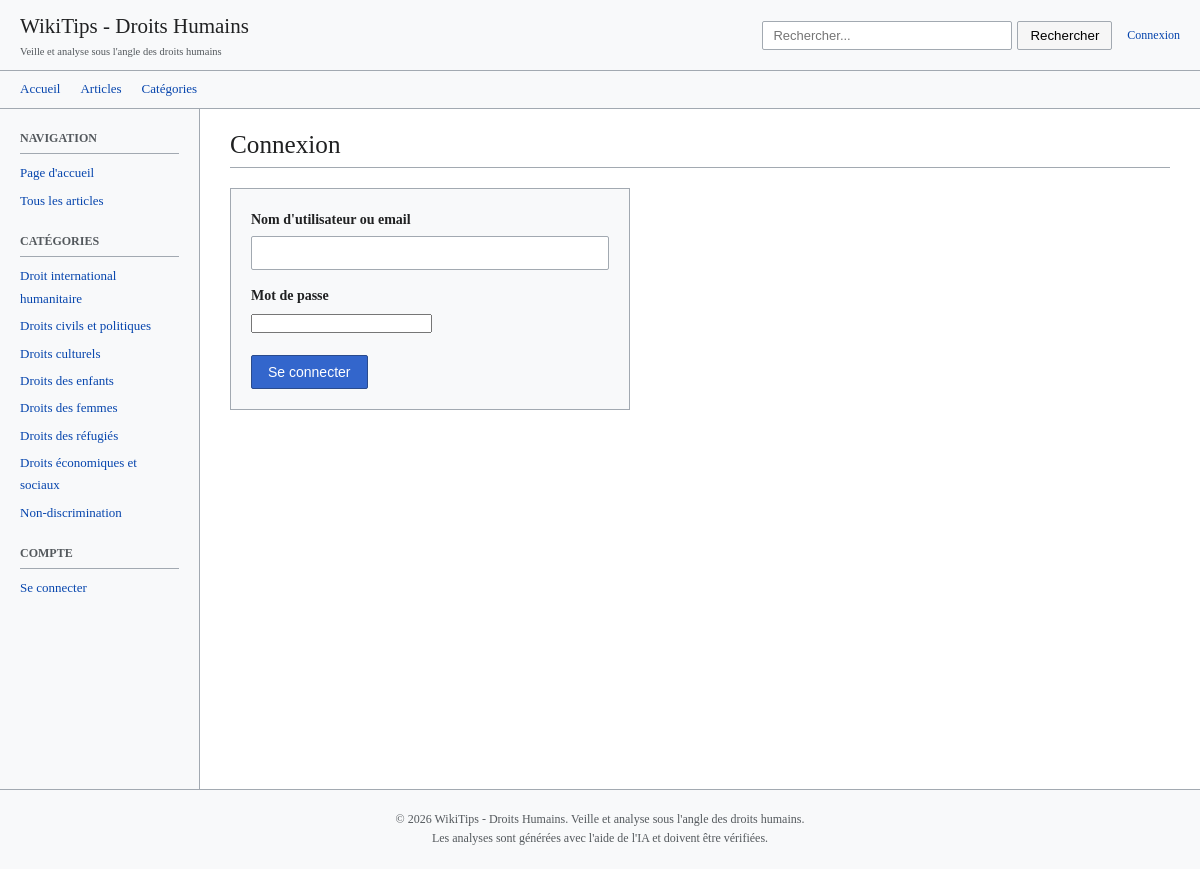
The app's page /login.php?return=/import.php with its own data.
### tables this page shows
CREATE TABLE categories (
                id INTEGER PRIMARY KEY AUTOINCREMENT,
                name TEXT UNIQUE NOT NULL,
                slug TEXT UNIQUE NOT NULL,
                description TEXT
            );

### config.php (called while the page is built, shortened)
<?php
function url(string $path = ''): string {
    $path = ltrim($path, '/');
    return BASE_PATH . '/' . $path;
}
spl_autoload_register(function ($class) {
    $file = __DIR__ . '/includes/' . $class . '.php';
});

### includes/Database.php (called while the page is built, shortened)
<?php
class Database {
    private static $instance = null;
    private $pdo;
    private function __construct() {
        $this->pdo = new PDO('sqlite:' . DB_PATH);
        $this->pdo->setAttribute(PDO::ATTR_ERRMODE, PDO::ERRMODE_EXCEPTION);
        $this->pdo->setAttribute(PDO::ATTR_DEFAULT_FETCH_MODE, PDO::FETCH_ASSOC);
    }
    public static function getInstance(): self {
        if (self::$instance === null) {
            self::$instance = new self();
        }
        return self::$instance;
    }
    public function getPdo(): PDO {
        return $this->pdo;
    }
    private function initTables(): void {
        $this->pdo->exec("
            CREATE TABLE IF NOT EXISTS articles (
                id INTEGER PRIMARY KEY AUTOINCREMENT,
                title TEXT NOT NULL,
                slug TEXT UNIQUE NOT NULL,
                source_url TEXT,
                source_content TEXT,
                summary TEXT,
                main_points TEXT,
                human_rights_analysis TEXT,
                content TEXT,
                status TEXT DEFAULT 'draft',
                created_at DATETIME DEFAULT CURRENT_TIMESTAMP,
                updated_at DATETIME DEFAULT CURRENT_TIMESTAMP
            )
        ");
        $this->pdo->exec("
            CREATE TABLE IF NOT EXISTS categories (
                id INTEGER PRIMARY KEY AUTOINCREMENT,
                name TEXT UNIQUE NOT NULL,
                slug TEXT UNIQUE NOT NULL,
                description TEXT
            )
        ");
        $this->pdo->exec("
            CREATE TABLE IF NOT EXISTS article_categories (
                article_id INTEGER,
                category_id INTEGER,
                PRIMARY KEY (article_id, category_id),
                FOREIGN KEY (article_id) REFERENCES articles(id) ON DELETE CASCADE,
                FOREIGN KEY (category_id) REFERENCES categories(id) ON DELETE CASCADE
            )
        ");
        $this->pdo->exec("
            CREATE TABLE IF NOT EXISTS users (
                id INTEGER PRIMARY KEY AUTOINCREMENT,
                username TEXT UNIQUE NOT NULL,
                email TEXT UNIQUE NOT NULL,
                password_hash TEXT NOT NULL,
                role TEXT DEFAULT 'editor',
                created_at DATETIME DEFAULT CURRENT_TIMESTAMP,
                last_login DATETIME
            )
        ");
        $this->pdo->exec("
            CREATE TABLE IF NOT EXISTS pages (
                id INTEGER PRIMARY KEY AUTOINCREMENT,
                slug TEXT UNIQUE NOT NULL,
                title TEXT NOT NULL,
                content TEXT,
                updated_at DATETIME DEFAULT CURRENT_TIMESTAMP
            )
        ");
    }
}

### includes/Auth.php (called while the page is built, shortened)
<?php
class Auth {
    public function isLoggedIn(): bool {
        return isset($_SESSION['user_id']);
    }
}

### includes/Category.php (called while the page is built, shortened)
<?php
class Category {
    private $db;
    public function __construct() {
        $this->db = Database::getInstance()->getPdo();
    }
    public function getAll(): array {
        $stmt = $this->db->query("SELECT * FROM categories ORDER BY name");
        return $stmt->fetchAll();
    }
}

### templates/layout.php (the view, shortened to what this page needs)
<!DOCTYPE html>
<html lang="fr">
<head>
    <link rel="stylesheet" href="<?= url('assets/css/style.css') ?>">
</head>
<body>
    <?php
    $auth = new Auth();
    $isLoggedIn = $auth->isLoggedIn();
    $currentUser = $isLoggedIn ? $auth->getUser() : null;
    ?>
    <header class="wiki-header">
        <div class="wiki-header-inner">
            <a href="<?= url() ?>" class="wiki-logo">
                <div>
                    <h1><?= SITE_NAME ?></h1>
                    <div class="subtitle"><?= SITE_DESCRIPTION ?></div>
                </div>
            </a>
            <div style="display: flex; align-items: center; gap: 15px;">
                <form class="wiki-search" action="<?= url('search.php') ?>" method="get">
                    <input type="text" name="q" placeholder="Rechercher..." value="<?= htmlspecialchars($_GET['q'] ?? '') ?>">
                    <button type="submit">Rechercher</button>
                </form>
                <div class="user-menu">
                    <?php if ($isLoggedIn): ?>
                        <a href="<?= url('profile.php') ?>" style="font-size: 12px; color: #666;"><?= htmlspecialchars($currentUser['username']) ?></a>
                        <a href="<?= url('logout.php') ?>" style="font-size: 12px;">Déconnexion</a>
                    <?php else: ?>
                        <a href="<?= url('login.php') ?>" style="font-size: 12px;">Connexion</a>
                    <?php endif; ?>
                </div>
            </div>
        </div>
    </header>
    <nav class="wiki-nav">
        <a href="<?= url() ?>">Accueil</a>
        <a href="<?= url('articles.php') ?>">Articles</a>
        <a href="<?= url('categories.php') ?>">Catégories</a>
    </nav>
    <div class="wiki-container">
        <aside class="wiki-sidebar">
            <div class="sidebar-section">
                <h3>Navigation</h3>
                <ul>
                    <li><a href="<?= url() ?>">Page d'accueil</a></li>
                    <li><a href="<?= url('articles.php') ?>">Tous les articles</a></li>
                </ul>
            </div>
            <div class="sidebar-section">
                <h3>Catégories</h3>
                <ul>
                    <?php
                    $categoryModel = new Category();
                    $categories = $categoryModel->getAll();
                    foreach ($categories as $cat): ?>
                        <li><a href="<?= url('category.php?slug=' . htmlspecialchars($cat['slug'])) ?>"><?= htmlspecialchars($cat['name']) ?></a></li>
                    <?php endforeach; ?>
                </ul>
            </div>
            <?php if (!$isLoggedIn): ?>
            <div class="sidebar-section">
                <h3>Compte</h3>
                <ul>
                    <li><a href="<?= url('login.php') ?>">Se connecter</a></li>
                </ul>
            </div>
            <?php endif; ?>
        </aside>
        <main class="wiki-content">
            <?= $content ?? '' ?>
        </main>
    </div>
    <footer class="wiki-footer">
        <p>&copy; <?= date('Y') ?> <?= SITE_NAME ?>. Veille et analyse sous l'angle des droits humains.</p>
        <p>Les analyses sont générées avec l'aide de l'IA et doivent être vérifiées.</p>
    </footer>
</body>
</html>

### assets/css/style.css (style rules this page uses)
:root { --wiki-blue: #3366cc; --wiki-blue-dark: #2a4b8d; --wiki-link: #0645ad; --wiki-visited: #0b0080; --wiki-red: #ba0000; --wiki-border: #a2a9b1; --wiki-bg: #f6f6f6; --wiki-bg-light: #f8f9fa; --wiki-text: #202122; --wiki-text-light: #54595d; --content-width: 960px; --sidebar-width: 200px; }
* { box-sizing: border-box; margin: 0; padding: 0; }
body { font-family: 'Linux Libertine', 'Georgia', 'Times', serif; font-size: 14px; line-height: 1.6; color: var(--wiki-text); background: #fff; }
a { color: var(--wiki-link); text-decoration: none; }
.wiki-container { display: flex; max-width: 1400px; margin: 0 auto; }
.wiki-header { background: var(--wiki-bg-light); border-bottom: 1px solid var(--wiki-border); padding: 10px 20px; }
.wiki-header-inner { max-width: 1400px; margin: 0 auto; display: flex; align-items: center; justify-content: space-between; }
.wiki-logo { display: flex; align-items: center; gap: 15px; text-decoration: none; color: var(--wiki-text); }
.wiki-logo h1 { font-size: 1.5em; font-weight: normal; }
.wiki-logo .subtitle { font-size: 0.75em; color: var(--wiki-text-light); }
.wiki-search { display: flex; gap: 5px; }
.wiki-search input { padding: 6px 10px; border: 1px solid var(--wiki-border); border-radius: 2px; width: 250px; font-size: 13px; }
.wiki-search button { padding: 6px 12px; background: var(--wiki-bg); border: 1px solid var(--wiki-border); border-radius: 2px; cursor: pointer; }
.wiki-nav { display: flex; gap: 20px; padding: 8px 20px; background: var(--wiki-bg-light); border-bottom: 1px solid var(--wiki-border); font-size: 13px; }
.wiki-nav a { color: var(--wiki-link); }
.wiki-sidebar { width: var(--sidebar-width); padding: 20px; background: var(--wiki-bg-light); border-right: 1px solid var(--wiki-border); min-height: calc(100vh - 120px); }
.sidebar-section { margin-bottom: 20px; }
.sidebar-section h3 { font-size: 12px; font-weight: bold; color: var(--wiki-text-light); text-transform: uppercase; margin-bottom: 8px; padding-bottom: 5px; border-bottom: 1px solid var(--wiki-border); }
.sidebar-section ul { list-style: none; }
.sidebar-section li { margin: 5px 0; }
.sidebar-section a { font-size: 13px; }
.wiki-content { flex: 1; padding: 20px 30px; max-width: calc(100% - var(--sidebar-width)); }
.wiki-footer { background: var(--wiki-bg-light); border-top: 1px solid var(--wiki-border); padding: 20px; text-align: center; font-size: 12px; color: var(--wiki-text-light); }

### records on screen
categories: name "Droit international humanitaire"
categories: name "Droits civils et politiques"
categories: name "Droits culturels"
categories: name "Droits des enfants"
categories: name "Droits des femmes"
categories: name "Droits des réfugiés"
categories: name "Droits économiques et sociaux"
categories: name "Non-discrimination"

### other values on screen
SITE_NAME "WikiTips - Droits Humains"
SITE_DESCRIPTION "Veille et analyse sous l'angle des droits humains"
